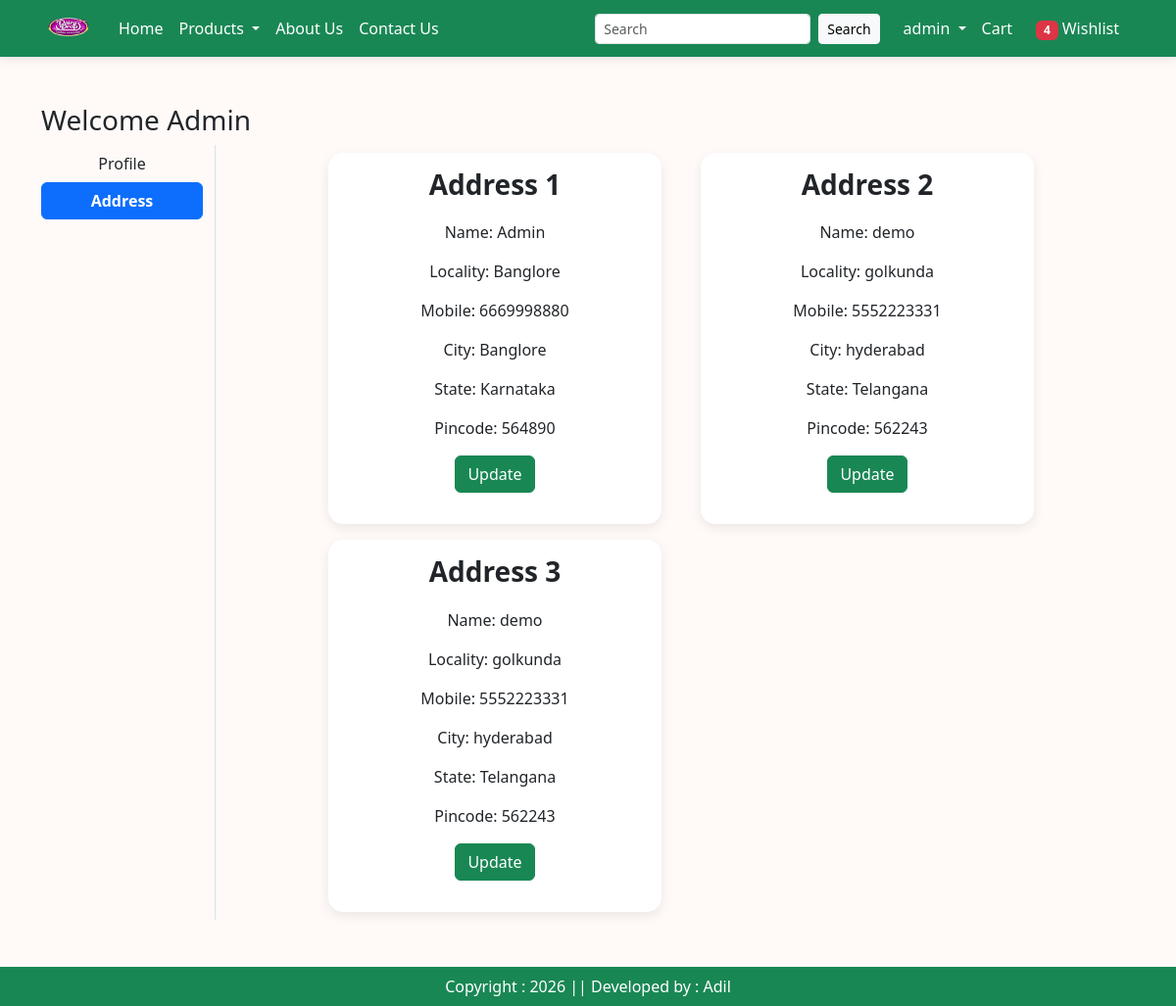
The app's page /address/ (signed in) with its own data.
### app/models.py (models this page shows, shortened)
class Customer(models.Model):
    user = models.ForeignKey(User, on_delete=models.CASCADE)
    name = models.CharField(max_length=200)
    locality = models.CharField(max_length=200)
    city = models.CharField(max_length=50)
    mobile = models.IntegerField(default=0)
    zipcode = models.IntegerField()
    state = models.CharField(choices=STATE_CHOICES, max_length=100)

### app/views.py (the view)
# urls.py: path('address/', views.address, name='address'),
@login_required
def address(request):
    add = Customer.objects.filter(user=request.user)
    totalitem = 0
    wishitem = 0
    if request.user.is_authenticated:
        totalitem = len(Cart.objects.filter(user=request.user))
        wishitem = len(Wishlist.objects.filter(user=request.user))
    return render(request, 'app/address.html', locals())

### app/templates/app/address.html (shortened to what this page needs)
{% extends 'app/base.html' %}
{% load static %}
{% block main-content %}
<div class="container my-5">
    <div class="row">
        <h3>Welcome <span class="text-capitalize">{{ request.user }}</span></h3>
        <div class="col-sm-2 border-end">
            <ul class="list-unstyled">
                <li class="d-grid">
                    <a href="{% url 'profile' %}" class="btn">Profile</a>
                </li>
                <li class="d-grid">
                    <a href="{% url 'address' %}" class="btn btn-primary">Address</a>
                </li>
            </ul>
        </div>
        <div class="col-sm-8 offset-sm-1">
            <div class="row">
                {% for ad in add %}
                <div class="col-sm-6">
                    <div class="card m-2">
                        <div class="card-body">
                            <h3>Address {{ forloop.counter }}</h3>
                            <p>Name: {{ ad.name }}</p>
                            <p>Locality: {{ ad.locality }}</p>
                            <p>Mobile: {{ ad.mobile }}</p>
                            <p>City: {{ ad.city }}</p>
                            <p>State: {{ ad.state }}</p>
                            <p>Pincode: {{ ad.zipcode }}</p>
                            <p class="text-center">
                                <a href="{% url 'updateAddress' pk=ad.id %}"
                                   class="btn btn-success">
                                    Update
                                </a>
                            </p>
                        </div>
                    </div>
                </div>
                {% empty %}
                <h4>No Address Found</h4>
                {% endfor %}
            </div>
        </div>
    </div>
</div>
{% endblock main-content %}

### app/templates/app/base.html (shortened to what this page needs)
<!DOCTYPE html>
{% load static %}
<html lang="en">
<head>
    <link href="https://cdn.jsdelivr.net/npm/bootstrap@5.3.8/dist/css/bootstrap.min.css" rel="stylesheet">
    <link rel="stylesheet" href="{% static 'app/css/owl.carousel.min.css' %}">
    <link rel="stylesheet" href="{% static 'app/css/all.min.css' %}">
    <link rel="stylesheet" href="{% static 'app/css/style.css' %}">
</head>
<body class="d-flex flex-column min-vh-100">
<nav class="navbar navbar-expand-md navbar-dark bg-success py-1">
    <div class="container">
        <a class="navbar-brand" href="/">
            <img src="{% static 'app/images/product/Neel.png' %}"
                 width="55"
                 height="40"
                 alt="Logo">
        </a>
        <div class="collapse navbar-collapse" id="navbarSupportedContent">
            {% if request.user.is_authenticated %}
            <ul class="navbar-nav me-auto">
                <li class="nav-item">
                    <a class="nav-link text-white" href="/">Home</a>
                </li>
                <li class="nav-item dropdown">
                    <a class="nav-link dropdown-toggle text-white"
                       href="#"
                       role="button"
                       data-bs-toggle="dropdown">
                        Products
                    </a>
                </li>
                <li class="nav-item">
                    <a class="nav-link text-white" href="{% url 'about' %}">
                        About Us
                    </a>
                </li>
                <li class="nav-item">
                    <a class="nav-link text-white" href="{% url 'contact' %}">
                        Contact Us
                    </a>
                </li>
            </ul>
            <form action="{% url 'search' %}" method="GET" class="d-flex me-3">
    <input
        class="form-control form-control-sm me-2"
        type="search"
        name="search"
        placeholder="Search">
    <button class="btn btn-light btn-sm" type="submit">
        Search
    </button>
    </form>
            <ul class="navbar-nav">
                <li class="nav-item dropdown">
                    <a class="nav-link dropdown-toggle text-white"
                       href="#"
                       role="button"
                       data-bs-toggle="dropdown">
                        {{ request.user.username }}
                    </a>
                </li>
                <li class="nav-item">
                    <a href="{% url 'showcart' %}" class="nav-link text-white"> Cart</a>
                </li>
                <li class="nav-item mx-2">
                    <a href="{% url 'showwishlist' %}" class="nav-link text-white"><span class="badge bg-danger">{% if wishitem > 0 %} {{wishitem}} {% endif %}</span> Wishlist
                    </a>
                </li>
            </ul>
            {% endif %}
        </div>
    </div>
</nav>
<main class="flex-fill">
    {% block main-content %}{% endblock main-content %}
</main>
<footer class="container-fluid bg-success text-center p-2 text-white">
    Copyright : 2026 || Developed by : Adil
</footer>
</body>
</html>

### app/static/app/css/style.css (style rules this page uses)
.card { border:none; border-radius:15px; overflow:hidden; box-shadow:0 4px 12px rgba(0,0,0,.08); transition:.3s; }
.card-body { text-align:center; }
.navbar { box-shadow:0 2px 10px rgba(0,0,0,.1); }
.navbar-brand img { height:40px; }
.nav-link { font-weight:500; }
html, body { height:100%; }
body { min-height:100vh; display:flex; flex-direction:column; }
main { flex:1; }
footer { margin-top:auto; background:#198754; color:white; text-align:center; padding:12px; }
.card-body h3 { font-weight:600; margin-bottom:20px; }
.btn-primary { font-weight:600; }
body { background-color: #fffaf8; }

### records on screen
Customer: name "Admin", locality "Banglore", mobile "6669998880", city "Banglore", state "Karnataka", zipcode "564890"
Customer: name "demo", locality "golkunda", mobile "5552223331", city "hyderabad", state "Telangana", zipcode "562243"
Customer: name "demo", locality "golkunda", mobile "5552223331", city "hyderabad", state "Telangana", zipcode "562243"

### other values on screen
{{ request.user.username }} "admin"
{{ wishitem }} "4"
{{ request.user }} "Admin"
